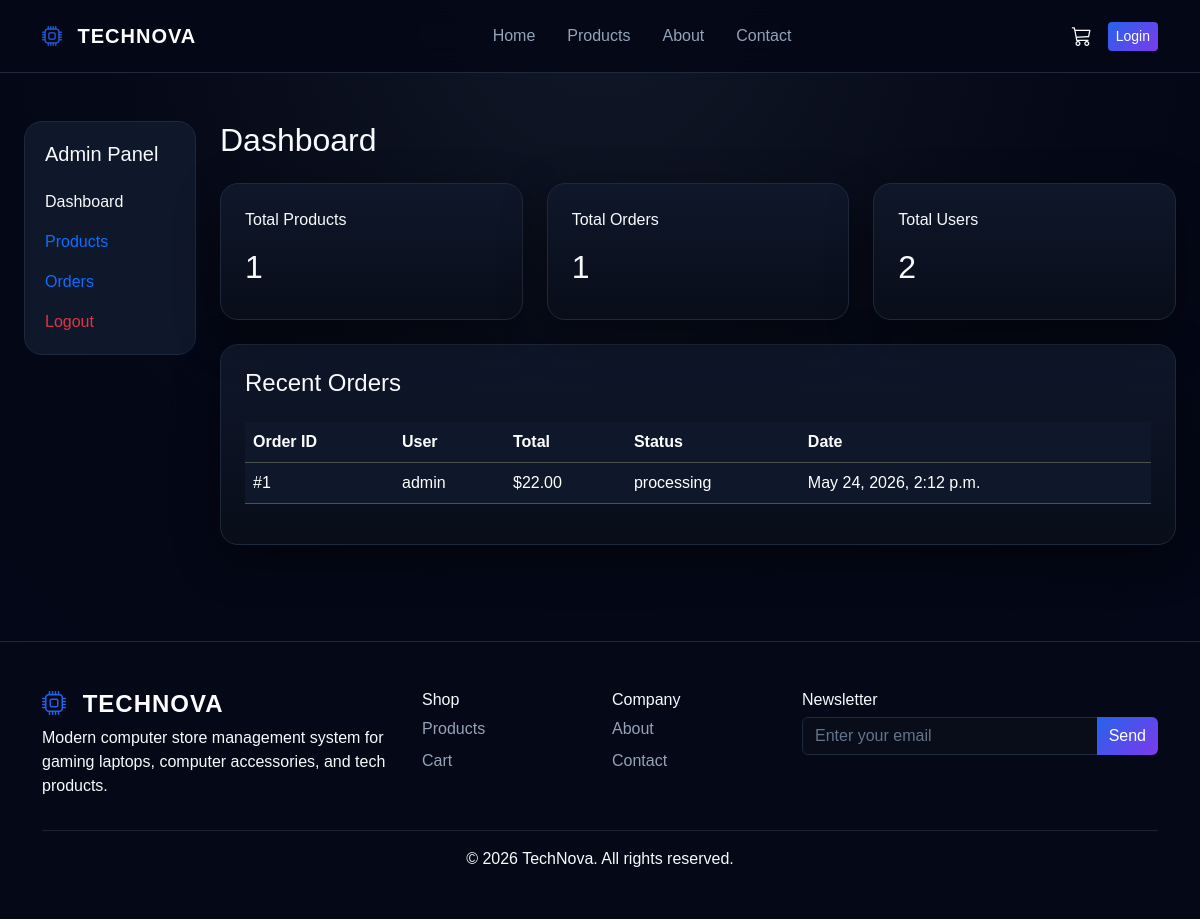
Page /dashboard/admin-dashboard/ on the earlier database version.
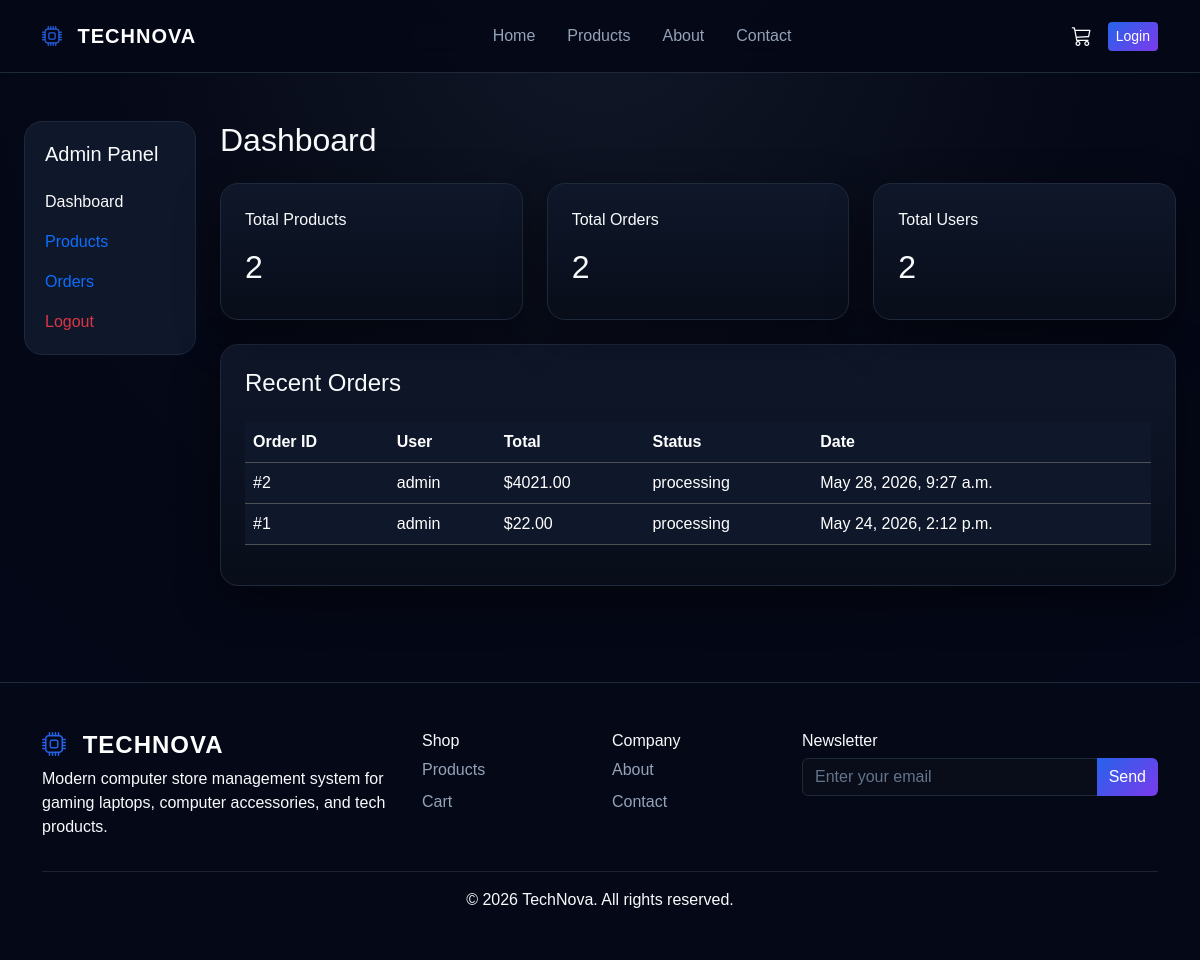
Same page on the later database version.
### orders/models.py (models this page shows, shortened)
class Order(models.Model):
    STATUS_CHOICES = (
        ('pending', 'Pending'),
        ('processing', 'Processing'),
        ('completed', 'Completed'),
        ('cancelled', 'Cancelled'),
    )
    user = models.ForeignKey(User, on_delete=models.CASCADE)
    full_name = models.CharField(max_length=150)
    phone = models.CharField(max_length=20)
    address = models.TextField()
    total_price = models.DecimalField(max_digits=10, decimal_places=2)
    status = models.CharField(max_length=20, choices=STATUS_CHOICES, default='pending')
    created_at = models.DateTimeField(auto_now_add=True)

### dashboard/views.py (the view)
# urls.py: path('admin-dashboard/', views.admin_dashboard, name='admin_dashboard'),
def admin_dashboard(request):
    total_products = Product.objects.count()
    total_orders = Order.objects.count()
    total_users = User.objects.count()
    recent_orders = Order.objects.all().order_by('-created_at')[:5]
    return render(request, 'admin_dashboard.html', {
        'total_products': total_products,
        'total_orders': total_orders,
        'total_users': total_users,
        'recent_orders': recent_orders
    })

### templates/admin_dashboard.html (shortened to what this page needs)
{% extends 'base.html' %}
{% block content %}
<section class="container-fluid py-5 px-4">
    <div class="row g-4">
        <div class="col-lg-2">
            <div class="sidebar-box">
                <h5 class="mb-4">Admin Panel</h5>
                <a href="{% url 'admin_dashboard' %}" class="d-block text-light text-decoration-none mb-3">
                    Dashboard
                </a>
                <a href="{% url 'manage_products' %}" class="d-block  text-decoration-none mb-3">
                    Products
                </a>
                <a href="{% url 'manage_orders' %}" class="d-block  text-decoration-none mb-3">
                    Orders
                </a>
                <a href="{% url 'logout' %}" class="d-block text-danger text-decoration-none">
                    Logout
                </a>
            </div>
        </div>
        <div class="col-lg-10">
            <h2 class="mb-4">Dashboard</h2>
            <div class="row g-4">
                <div class="col-md-4">
                    <div class="neon-card p-4">
                        <p class="">Total Products</p>
                        <h2>{{ total_products }}</h2>
                    </div>
                </div>
                <div class="col-md-4">
                    <div class="neon-card p-4">
                        <p class="">Total Orders</p>
                        <h2>{{ total_orders }}</h2>
                    </div>
                </div>
                <div class="col-md-4">
                    <div class="neon-card p-4">
                        <p class="">Total Users</p>
                        <h2>{{ total_users }}</h2>
                    </div>
                </div>
            </div>
            <div class="neon-card p-4 mt-4">
                <h4 class="mb-4">Recent Orders</h4>
                <table class="table table-dark table-hover">
                    <thead>
                        <tr>
                            <th>Order ID</th>
                            <th>User</th>
                            <th>Total</th>
                            <th>Status</th>
                            <th>Date</th>
                        </tr>
                    </thead>
                    <tbody>
                        {% for order in recent_orders %}
                        <tr>
                            <td>#{{ order.id }}</td>
                            <td>{{ order.user.username }}</td>
                            <td>${{ order.total_price }}</td>
                            <td>{{ order.status }}</td>
                            <td>{{ order.created_at }}</td>
                        </tr>
                        {% endfor %}
                    </tbody>
                </table>
            </div>
        </div>
    </div>
</section>
{% endblock %}

Differences in the rows shown:
added Order: id "2", user.username "admin", total_price "4021.00", status "processing", created_at "May 28, 2026, 9:27 a.m."
Other differences:
{{ total_products }}: "1" → "2"
{{ total_orders }}: "1" → "2"
